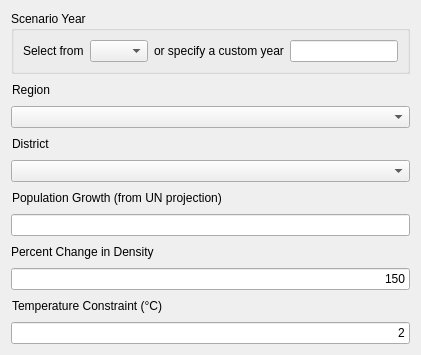
     <widget class="QWidget" name="tab">
      <property name="sizePolicy">
       <sizepolicy hsizetype="Preferred" vsizetype="Preferred">
        <horstretch>0</horstretch>
        <verstretch>0</verstretch>
       </sizepolicy>
      </property>
      <property name="minimumSize">
       <size>
        <width>0</width>
        <height>0</height>
       </size>
      </property>
      <property name="maximumSize">
       <size>
        <width>16777215</width>
        <height>16777215</height>
       </size>
      </property>
      <attribute name="title">
       <string>1.  Define Scenario</string>
      </attribute>
      <layout class="QVBoxLayout" name="verticalLayout">
       <item>
        <widget class="QGroupBox" name="groupBox_4">
         <property name="sizePolicy">
          <sizepolicy hsizetype="Expanding" vsizetype="Expanding">
           <horstretch>0</horstretch>
           <verstretch>0</verstretch>
          </sizepolicy>
         </property>
         <property name="title">
          <string>Scenario Year</string>
         </property>
         <layout class="QHBoxLayout" name="horizontalLayout_5">
          <item>
           <widget class="QLabel" name="label_9">
            <property name="sizePolicy">
             <sizepolicy hsizetype="Fixed" vsizetype="Preferred">
              <horstretch>0</horstretch>
              <verstretch>0</verstretch>
             </sizepolicy>
            </property>
            <property name="text">
             <string>Select from</string>
            </property>
           </widget>
          </item>
          <item>
           <widget class="QComboBox" name="cb_year">
            <property name="sizePolicy">
             <sizepolicy hsizetype="Fixed" vsizetype="Fixed">
              <horstretch>0</horstretch>
              <verstretch>0</verstretch>
             </sizepolicy>
            </property>
            <property name="toolTip">
             <string/>
            </property>
            <property name="currentText">
             <string/>
            </property>
            <property name="currentIndex">
             <number>0</number>
            </property>
            <item>
             <property name="text">
              <string/>
             </property>
            </item>
            <item>
             <property name="text">
              <string>2025</string>
             </property>
            </item>
            <item>
             <property name="text">
              <string>2030</string>
             </property>
            </item>
            <item>
             <property name="text">
              <string>2035</string>
             </property>
            </item>
            <item>
             <property name="text">
              <string>2040</string>
             </property>
            </item>
            <item>
             <property name="text">
              <string>2045</string>
             </property>
            </item>
            <item>
             <property name="text">
              <string>2050</string>
             </property>
            </item>
            <item>
             <property name="text">
              <string>2055</string>
             </property>
            </item>
            <item>
             <property name="text">
              <string>2060</string>
             </property>
            </item>
            <item>
             <property name="text">
              <string>2065</string>
             </property>
            </item>
            <item>
             <property name="text">
              <string>2070</string>
             </property>
            </item>
            <item>
             <property name="text">
              <string>2075</string>
             </property>
            </item>
            <item>
             <property name="text">
              <string>2080</string>
             </property>
            </item>
            <item>
             <property name="text">
              <string>2085</string>
             </property>
            </item>
            <item>
             <property name="text">
              <string>2090</string>
             </property>
            </item>
            <item>
             <property name="text">
              <string>2095</string>
             </property>
            </item>
            <item>
             <property name="text">
              <string>2100</string>
             </property>
            </item>
           </widget>
          </item>
          <item>
           <widget class="QLabel" name="label_24">
            <property name="sizePolicy">
             <sizepolicy hsizetype="Fixed" vsizetype="Preferred">
              <horstretch>0</horstretch>
              <verstretch>0</verstretch>
             </sizepolicy>
            </property>
            <property name="text">
             <string>or specify a custom year</string>
            </property>
           </widget>
          </item>
          <item>
           <widget class="QLineEdit" name="le_year">
            <property name="sizePolicy">
             <sizepolicy hsizetype="Fixed" vsizetype="Fixed">
              <horstretch>0</horstretch>
              <verstretch>0</verstretch>
             </sizepolicy>
            </property>
           </widget>
          </item>
         </layout>
        </widget>
       </item>
       <item>
        <widget class="QLabel" name="label_25">
         <property name="sizePolicy">
          <sizepolicy hsizetype="Expanding" vsizetype="Expanding">
           <horstretch>0</horstretch>
           <verstretch>0</verstretch>
          </sizepolicy>
         </property>
         <property name="minimumSize">
          <size>
           <width>0</width>
           <height>20</height>
          </size>
         </property>
         <property name="toolTip">
          <string>&lt;html&gt;&lt;head/&gt;&lt;body&gt;&lt;p&gt;Select region for analysis, or select 'N/A' for unique study area.&lt;/p&gt;&lt;/body&gt;&lt;/html&gt;</string>
         </property>
         <property name="text">
          <string>Region</string>
         </property>
         <property name="indent">
          <number>1</number>
         </property>
        </widget>
       </item>
       <item>
        <widget class="QComboBox" name="cb_region">
         <property name="sizePolicy">
          <sizepolicy hsizetype="Expanding" vsizetype="Expanding">
           <horstretch>0</horstretch>
           <verstretch>0</verstretch>
          </sizepolicy>
         </property>
         <property name="toolTip">
          <string/>
         </property>
         <property name="currentText">
          <string/>
         </property>
         <property name="currentIndex">
          <number>-1</number>
         </property>
         <property name="placeholderText">
          <string>choose one</string>
         </property>
         <item>
          <property name="text">
           <string>N/A</string>
          </property>
         </item>
         <item>
          <property name="text">
           <string>Ahafo</string>
          </property>
         </item>
         <item>
          <property name="text">
           <string>Ashanti</string>
          </property>
         </item>
         <item>
          <property name="text">
           <string>Bono</string>
          </property>
         </item>
         <item>
          <property name="text">
           <string>Bono East</string>
          </property>
         </item>
         <item>
          <property name="text">
           <string>Central</string>
          </property>
         </item>
         <item>
          <property name="text">
           <string>Eastern</string>
          </property>
         </item>
         <item>
          <property name="text">
           <string>Greater Accra</string>
          </property>
         </item>
         <item>
          <property name="text">
           <string>North East</string>
          </property>
         </item>
         <item>
          <property name="text">
           <string>Northern</string>
          </property>
         </item>
         <item>
          <property name="text">
           <string>Oti</string>
          </property>
         </item>
         <item>
          <property name="text">
           <string>Savannah</string>
          </property>
         </item>
         <item>
          <property name="text">
           <string>Upper East</string>
          </property>
         </item>
         <item>
          <property name="text">
           <string>Upper West</string>
          </property>
         </item>
         <item>
          <property name="text">
           <string>Volta</string>
          </property>
         </item>
         <item>
          <property name="text">
           <string>Western</string>
          </property>
         </item>
         <item>
          <property name="text">
           <string>Western North</string>
          </property>
         </item>
        </widget>
       </item>
       <item>
        <widget class="QLabel" name="label_22">
         <property name="sizePolicy">
          <sizepolicy hsizetype="Expanding" vsizetype="Expanding">
           <horstretch>0</horstretch>
           <verstretch>0</verstretch>
          </sizepolicy>
         </property>
         <property name="minimumSize">
          <size>
           <width>0</width>
           <height>20</height>
          </size>
         </property>
         <property name="toolTip">
          <string>&lt;html&gt;&lt;head/&gt;&lt;body&gt;&lt;p&gt;Select district, or select 'N/A' for unique study area.&lt;/p&gt;&lt;/body&gt;&lt;/html&gt;</string>
         </property>
         <property name="text">
          <string>District</string>
         </property>
         <property name="indent">
          <number>1</number>
         </property>
        </widget>
       </item>
       <item>
        <widget class="QComboBox" name="cb_district">
         <property name="sizePolicy">
          <sizepolicy hsizetype="Expanding" vsizetype="Expanding">
           <horstretch>0</horstretch>
           <verstretch>0</verstretch>
          </sizepolicy>
         </property>
         <property name="toolTip">
          <string/>
         </property>
        </widget>
       </item>
       <item>
        <widget class="QLabel" name="label_6">
         <property name="sizePolicy">
          <sizepolicy hsizetype="Expanding" vsizetype="Expanding">
           <horstretch>0</horstretch>
           <verstretch>0</verstretch>
          </sizepolicy>
         </property>
         <property name="minimumSize">
          <size>
           <width>0</width>
           <height>20</height>
          </size>
         </property>
         <property name="toolTip">
          <string>&lt;html&gt;&lt;head/&gt;&lt;body&gt;&lt;p&gt;United Nations projection for population of given region in selected scenario year.&lt;/p&gt;&lt;/body&gt;&lt;/html&gt;</string>
         </property>
         <property name="text">
          <string>Population Growth (from UN projection)</string>
         </property>
         <property name="indent">
          <number>1</number>
         </property>
        </widget>
       </item>
       <item>
        <widget class="QLineEdit" name="le_proj_pop">
         <property name="sizePolicy">
          <sizepolicy hsizetype="Expanding" vsizetype="Expanding">
           <horstretch>0</horstretch>
           <verstretch>0</verstretch>
          </sizepolicy>
         </property>
         <property name="minimumSize">
          <size>
           <width>0</width>
           <height>0</height>
          </size>
         </property>
         <property name="toolTip">
          <string/>
         </property>
         <property name="text">
          <string/>
         </property>
         <property name="alignment">
          <set>Qt::AlignRight|Qt::AlignTrailing|Qt::AlignVCenter</set>
         </property>
        </widget>
       </item>
       <item>
        <widget class="QLabel" name="label_23">
         <property name="sizePolicy">
          <sizepolicy hsizetype="Expanding" vsizetype="Expanding">
           <horstretch>0</horstretch>
           <verstretch>0</verstretch>
          </sizepolicy>
         </property>
         <property name="minimumSize">
          <size>
           <width>0</width>
           <height>20</height>
          </size>
         </property>
         <property name="toolTip">
          <string>&lt;html&gt;&lt;head/&gt;&lt;body&gt;&lt;p&gt;Chosen increase in gross development density for scenario modeling.&lt;/p&gt;&lt;/body&gt;&lt;/html&gt;</string>
         </property>
         <property name="text">
          <string>Percent Change in Density</string>
         </property>
        </widget>
       </item>
       <item>
        <widget class="QLineEdit" name="le_gdd_change">
         <property name="sizePolicy">
          <sizepolicy hsizetype="Expanding" vsizetype="Expanding">
           <horstretch>0</horstretch>
           <verstretch>0</verstretch>
          </sizepolicy>
         </property>
         <property name="text">
          <string>150</string>
         </property>
         <property name="alignment">
          <set>Qt::AlignRight|Qt::AlignTrailing|Qt::AlignVCenter</set>
         </property>
        </widget>
       </item>
       <item>
        <widget class="QLabel" name="label_30">
         <property name="sizePolicy">
          <sizepolicy hsizetype="Expanding" vsizetype="Expanding">
           <horstretch>0</horstretch>
           <verstretch>0</verstretch>
          </sizepolicy>
         </property>
         <property name="minimumSize">
          <size>
           <width>0</width>
           <height>20</height>
          </size>
         </property>
         <property name="toolTip">
          <string>&lt;html&gt;&lt;head/&gt;&lt;body&gt;&lt;p&gt;Limit of land surface temperature increase for projection.&lt;/p&gt;&lt;/body&gt;&lt;/html&gt;</string>
         </property>
         <property name="text">
          <string>Temperature Constraint (°C)</string>
         </property>
         <property name="margin">
          <number>1</number>
         </property>
         <property name="indent">
          <number>1</number>
         </property>
        </widget>
       </item>
       <item>
        <widget class="QLineEdit" name="le_temp">
         <property name="sizePolicy">
          <sizepolicy hsizetype="Expanding" vsizetype="Expanding">
           <horstretch>0</horstretch>
           <verstretch>0</verstretch>
          </sizepolicy>
         </property>
         <property name="minimumSize">
          <size>
           <width>0</width>
           <height>0</height>
          </size>
         </property>
         <property name="text">
          <string>2</string>
         </property>
         <property name="alignment">
          <set>Qt::AlignRight|Qt::AlignTrailing|Qt::AlignVCenter</set>
         </property>
        </widget>
       </item>
      </layout>
     </widget>
